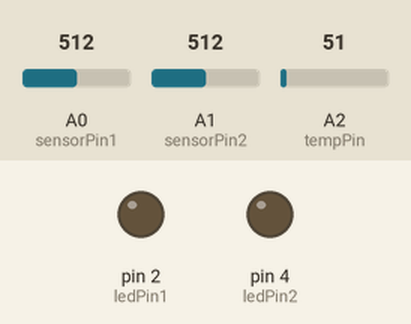
Simulated run of this sketch. Board: Arduino Uno, built with avr-gcc and run on an emulated ATmega328P. Parts: output pins drawn as LEDs (lit = HIGH). The test bench sets the inputs (shaded band); at power-on: A0 (sensorPin1) = 512, A1 (sensorPin2) = 512, A2 (tempPin) = 51. What the sketch prints to the serial monitor is not drawn.

Above: at 1.8 s.
1.9 s: A0 (sensorPin1) set to 477
3.4 s: A0 (sensorPin1) set to 449
At 4.6 s:
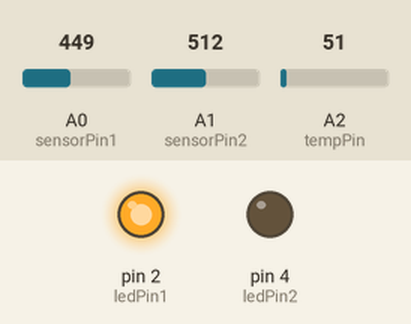
5.5 s: A1 (sensorPin2) set to 469
7.2 s: A1 (sensorPin2) set to 451
At 9.2 s:
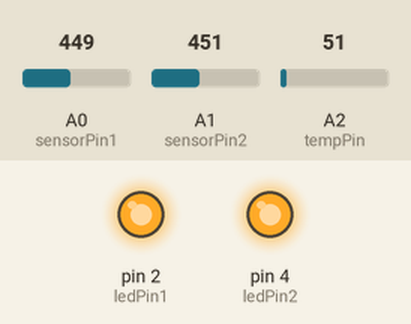
9.5 s: A0 (sensorPin1) set to 511
At 11.3 s:
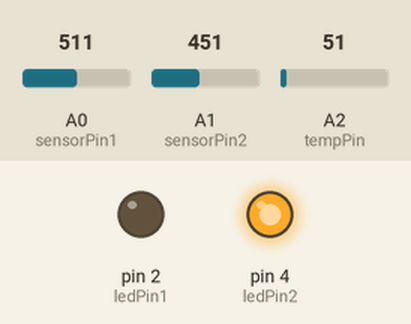
Timing chart, 0 to 12.8 s (numbered marks = the images above; inputs shaded):
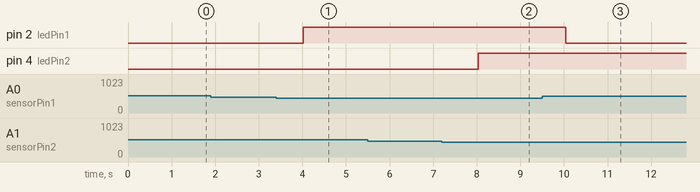

The sketch:

LDR2TwoLDR_LM35Fan.ino
```cpp
const int sensorPin1 = 0;
const int sensorPin2 = 1;
const int ledPin1 = 2;
const int ledPin2 = 4;
const int fanPin1 = 3;
// We'll also set up some global variables for the light level a calibration value and     //and a raw light value
int lightCal1;
int lightVal1;
int lightCal2;
int lightVal2;
/////////////////
float temp;
float tempC;
int tempPin = 2; // analog input pin
///////////////
void setup()
{

  // We'll set up the LED pin to be an output.
  pinMode(ledPin1, OUTPUT);
  pinMode(ledPin2, OUTPUT);
  Serial.begin(9600);
  lightCal1 = analogRead(sensorPin1);
  lightCal2 = analogRead(sensorPin2);
  //we will take a single reading from the light sensor and store it in the lightCal        //variable. This will give us a prelinary value to compare against in the loop
}


void loop()
{

  //////////
  //temperature//
  temp = analogRead(tempPin);
  Serial.print("RAW DATA: ");
  Serial.print (temp);
  Serial.println(" ");
  //converts raw data into degrees celsius and prints
  //it out
  // 500mV/1024=.48828125
  temp = temp * 0.48828125;
  tempC = temp;
  Serial.print("CELSIUS: ");
  Serial.print(temp);
  Serial.println("*C ");
  //converts celsius into fahrenheit
  temp = temp *9 / 5;
  temp = temp + 32;

  Serial.print("FAHRENHEIT: ");
  Serial.print(temp);
  Serial.println("*F");
  delay(1000);
  if(tempC>40)
  {
    digitalWrite(fanPin1,HIGH);
    Serial.println("");
    Serial.println("fan on");
  }
  else
  {
    digitalWrite(fanPin1,LOW);
     Serial.println("");
    Serial.println("fan off");
  }

  //////////////////

  //Take a reading using analogRead() on sensor pin and store it in lightVal
  lightVal1 = analogRead(sensorPin1);
  //delay(300);
  lightVal2 = analogRead(sensorPin2);

  //if lightVal is less than our initial reading (lightCal) minus 50 it is dark and         //turn pin 9 HIGH. The (-50) part of the statement sets the sensitivity. The smaller       //the number the more sensitive the circuit will be to variances in light.
  if(lightVal1 < lightCal1 - 50)
  {
    digitalWrite(ledPin1,HIGH);
  }

  //else, it is bright, turn pin 9 LOW
  else
  {
    digitalWrite(ledPin1,LOW);
  }

   if(lightVal2 < lightCal2 - 50)
  {
    digitalWrite(ledPin2,HIGH);
  }

  //else, it is bright, turn pin 9 LOW
  else
  {
    digitalWrite(ledPin2,LOW);
  }

}
```

Measured:
- the behaviour switches between 462 and 461 on A0 (sensorPin1) (found by bisection; images 0 and 1)
- the behaviour switches between 462 and 461 on A1 (sensorPin2) (found by bisection; images 1 and 2)
- after the input at 1.9 s, every drawn part: stays the same
- after the input at 3.4 s, pin 2 (ledPin1): LOW → HIGH after 0.62 s
- after the input at 5.5 s, every drawn part: stays the same
- after the input at 7.2 s, pin 4 (ledPin2): LOW → HIGH after 0.83 s
- after the input at 9.5 s, pin 2 (ledPin1): HIGH → LOW after 0.54 s
